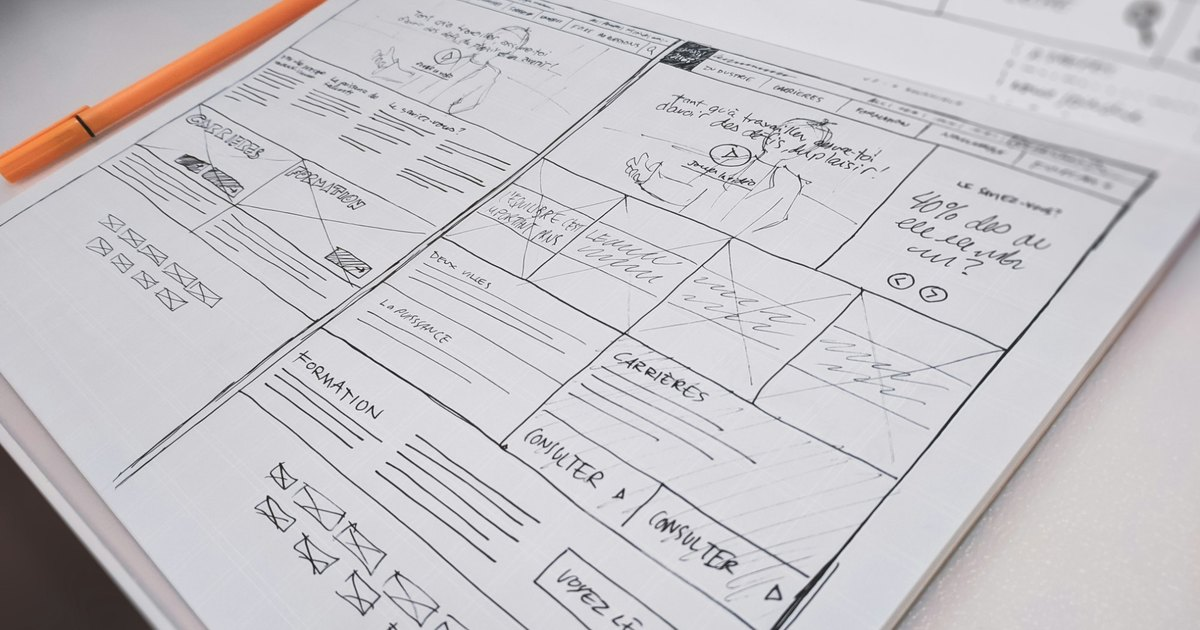
#> input picture assets/images/og/page-work-with-me.jpg, 1200 x 630 px
$ python make-work-with-me-images.py ../assets/images/og/page-work-with-me.jpg
#> lines starting #> are read from the running program, lines starting #| are printed output that depends on the picture
"""Make the Work with me page images from the Compagnons Unsplash photo.

Photo: "A hand-drawn website wireframe on paper with an orange pen on a desk"
by Compagnons, https://unsplash.com/photos/website-wireframe-sketch-on-paper-4UGmm3WRUoQ
(Unsplash License).

Usage (from the repo root, after downloading the photo):
    python _tools/make-work-with-me-images.py path/to/compagnons-photo.jpg

Writes:
    assets/images/og/page-work-with-me.jpg  1200x630 plain crop: page hero, like the other page-*.jpg files
    assets/images/og/work-with-me.jpg       1200x630 share card with the page title, under 300 KB

Then rebuild the site; the page picks both up automatically.
Optional: --focus-y 0.5 sets the vertical crop centre (0 = top, 1 = bottom).
"""
import argparse
import os
import sys

from PIL import Image, ImageDraw, ImageFont, ImageOps

W, H = 1200, 630
ROOT = os.path.dirname(os.path.dirname(os.path.abspath(__file__)))
OUT_DIR = os.path.join(ROOT, "assets", "images", "og")

NAVY = (26, 26, 46)          # --navy / dark --bg
COOL_WHITE = (247, 247, 255)  # --cool-white
ORANGE = (242, 94, 13)        # --accent
SLATE_LIGHT = (176, 182, 200)

# The site's font stack is Helvetica Neue, Helvetica, Arial: use the first one installed.
FONT_CANDIDATES_BOLD = [
    "HelveticaNeue-Bold.ttf", "Helvetica-Bold.ttf", "arialbd.ttf", "Arial Bold.ttf",
    r"C:\Windows\Fonts\arialbd.ttf", "/Library/Fonts/Arial Bold.ttf", "DejaVuSans-Bold.ttf",
]
FONT_CANDIDATES_REGULAR = [
    "HelveticaNeue.ttf", "Helvetica.ttf", "arial.ttf", "Arial.ttf",
    r"C:\Windows\Fonts\arial.ttf", "/Library/Fonts/Arial.ttf", "DejaVuSans.ttf",
]


def load_font(candidates, size):
    for name in candidates:
        try:
            return ImageFont.truetype(name, size)
        except OSError:
            continue
    sys.exit("No usable font found; edit FONT_CANDIDATES in this script.")


def save_under(img, path, max_bytes, start_quality=86):
    q = start_quality
    while True:
        img.save(path, "JPEG", quality=q, optimize=True, progressive=True)
        size = os.path.getsize(path)
        if size <= max_bytes or q <= 50:
            return size, q
        q -= 4


def main():
    ap = argparse.ArgumentParser()
    ap.add_argument("source")
    ap.add_argument("--focus-y", type=float, default=0.5)
    ap.add_argument("--out-dir", default=OUT_DIR)
    args = ap.parse_args()

    src = ImageOps.exif_transpose(Image.open(args.source)).convert("RGB")
#> src is the input picture: PIL image 1200x630 RGB; mean R, G, B 200.2, 197.3, 201.1
    crop = ImageOps.fit(src, (W, H), Image.LANCZOS, centering=(0.5, args.focus_y))
    os.makedirs(args.out_dir, exist_ok=True)

    # 1. Page hero: plain crop, same as the other page-*.jpg files (the site screens it back in CSS).
    hero_path = os.path.join(args.out_dir, "page-work-with-me.jpg")
    size, q = save_under(crop, hero_path, 200_000)
#> after the loop in save_under, `while True:`: q = 86
#> size = 134448; q = 86
    print(f"{hero_path}: {size // 1024} KB (q{q})")
#| assets/images/og/page-work-with-me.jpg: 131 KB (q86)

    # 2. Share card: darkened photo, navy fade from the left, title in the site's type.
    card = crop.copy()
    card = Image.blend(card, Image.new("RGB", (W, H), NAVY), 0.45)
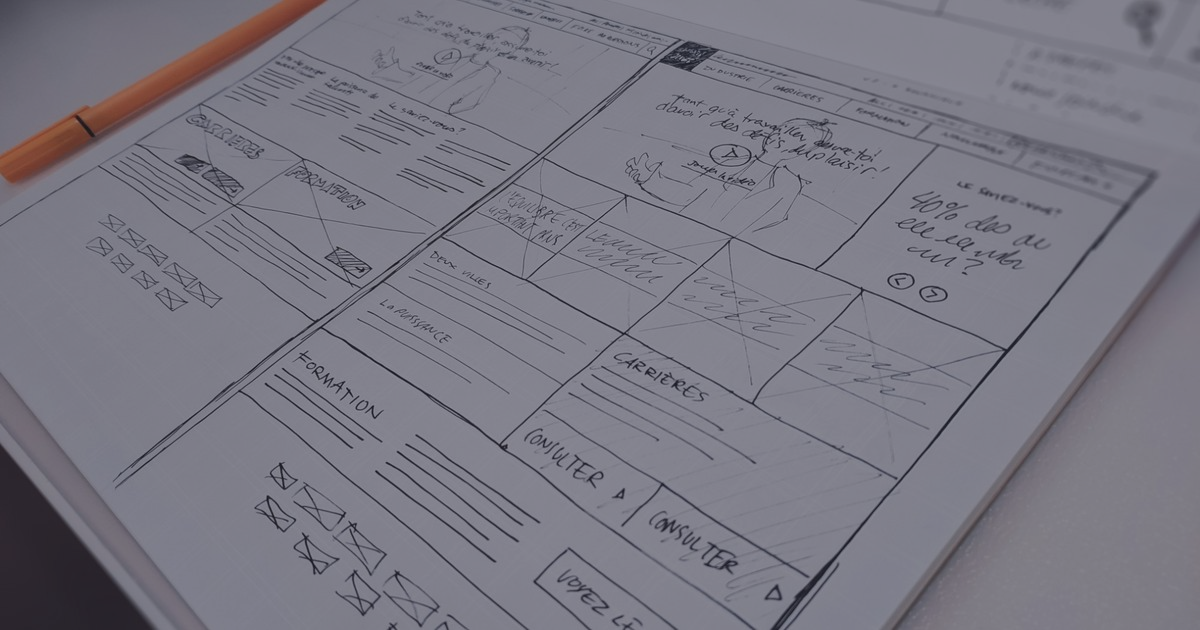
#> card: PIL image 1200x630 RGB; mean R, G, B 121.3, 119.7, 130.8
    fade = Image.new("L", (W, H))
#> fade: PIL image 1200x630 L; every value is 0
    fd = ImageDraw.Draw(fade)
    for x in range(W):
        t = max(0.0, 1 - x / (W * 0.85))
        fd.line([(x, 0), (x, H)], fill=int(255 * (0.25 + 0.7 * t)))
    card = Image.composite(Image.new("RGB", (W, H), NAVY), card, fade)
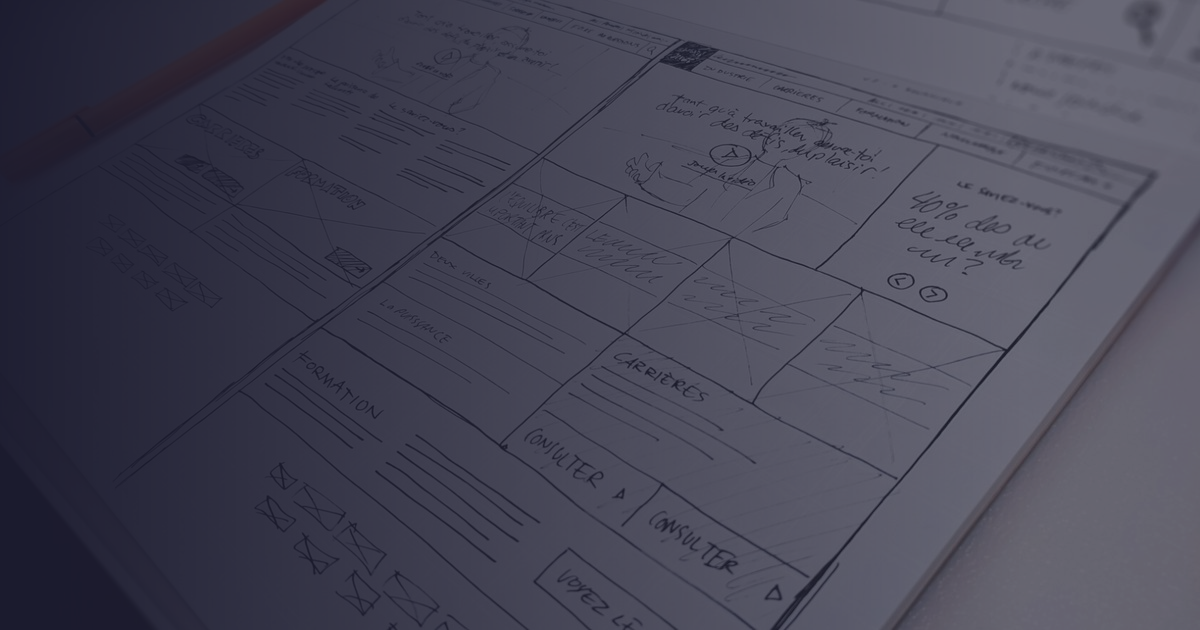
#> card: PIL image 1200x630 RGB; mean R, G, B 70.2, 69.7, 85.7

    d = ImageDraw.Draw(card)
    x = 100
    d.rectangle([x, 168, x + 96, 177], fill=ORANGE)
    title_font = load_font(FONT_CANDIDATES_BOLD, 112)
    d.text((x, 220), "Work with me", font=title_font, fill=COOL_WHITE)
    sub_font = load_font(FONT_CANDIDATES_REGULAR, 38)
    d.text((x, 372), "Jacob Pearson · Product manager · Auckland, NZ", font=sub_font, fill=SLATE_LIGHT)
    small_font = load_font(FONT_CANDIDATES_BOLD, 30)
    d.text((x, 440), "Permanent, contract and part-time", font=small_font, fill=ORANGE)

    card_path = os.path.join(args.out_dir, "work-with-me.jpg")
    size, q = save_under(card, card_path, 300_000)
#> the loop in save_under, `while True:` made 1 pass
#> pass 1, in save_under (call 2), `img.save(path, "JPEG", quality=q, optimize=True, progressive=True)`:
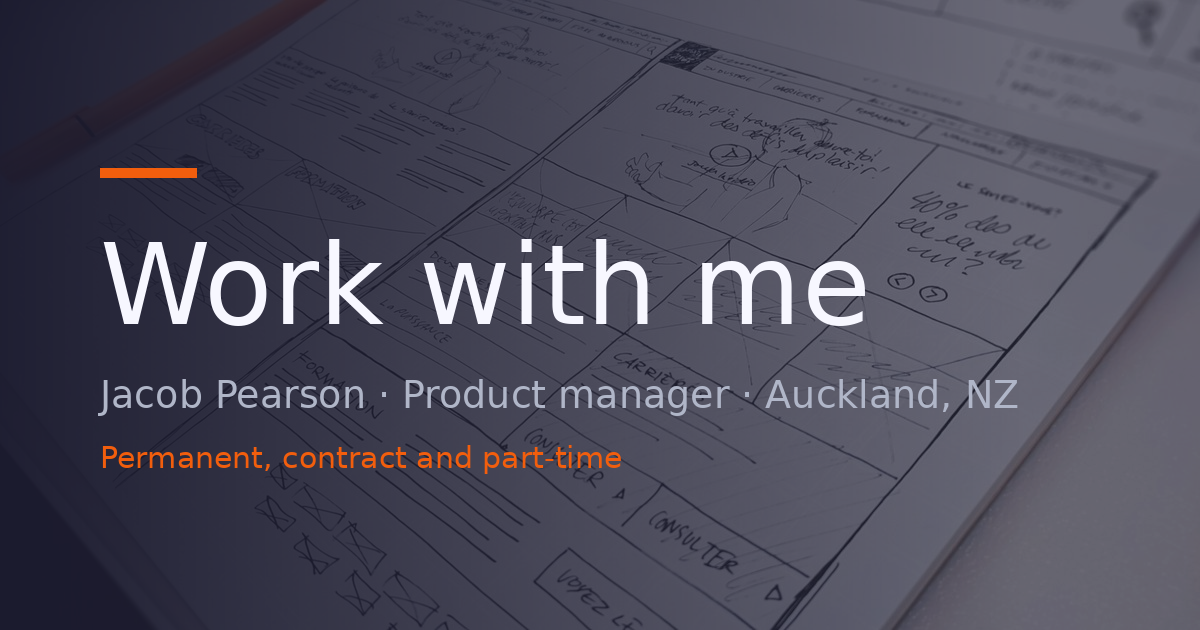
#> saved as work-with-me.jpg: PIL image 1200x630 RGB; mean R, G, B 76.4, 75.1, 90.4
#> size = 86768
    print(f"{card_path}: {size // 1024} KB (q{q})")
#| assets/images/og/work-with-me.jpg: 84 KB (q86)


if __name__ == "__main__":
    main()
